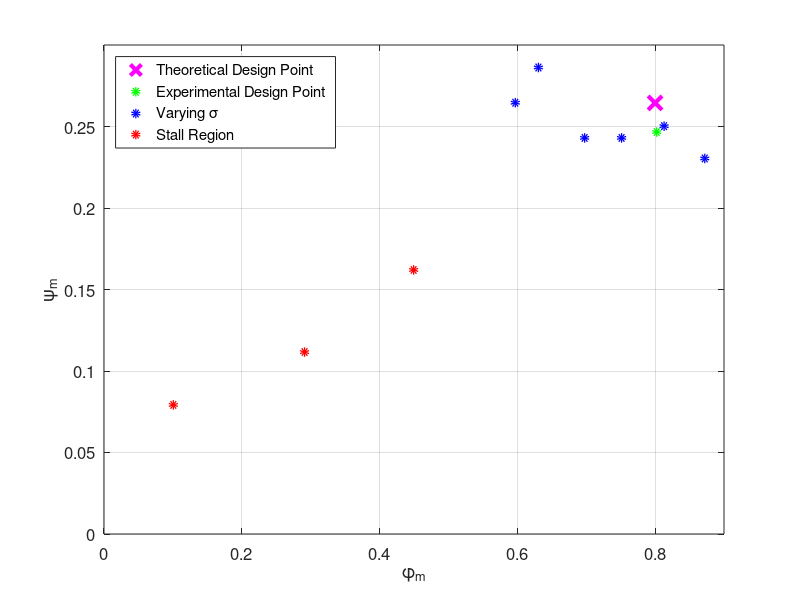

MATLAB code for this plot:
%%% Processing Fan Characteristic Data %%%
% 01/12/2020 - Sam Drury %
% This takes the RPM, Phi, Psi_ts, and Psi_tt data from the EDF, and
% outputs - Phi is varied through changing sigma, exit area ratio

clear; clc; close;
%% INPUTS

% Geometry
rhub = 20/1000; rcas = 60/1000; c = 20/1000;
rm = rms([rhub, rcas]);

% Vortex Exponents
A = -1;
B = -1.5;

%% DATA PREPROCESSING

% Adjusting values to mean line instead of casing values, according to
% vortex exponent
k = rcas/rm;
kphi = k;
kpsi = k^2;

%% DATA ENTRY

phi_design = 0.8; sigma = 1.1;
psi_design = 0.5*(phi_design/sigma)^2;

% Casing values - note psi is total-total
%%% Separate values according to stall, varied sigma, and design %%%
% Stall
% phi_st = [0.07 0.08 0.31 0.31 0.21 0.22 0.31 0.31]*kphi;
% psi_st = [0.037 0.042 0.073 0.074 0.058 0.059 0.081 0.085]*kpsi;
phi_st = [.335 .075 .217]*kphi;
psi_st = [.09 .044 .062]*kpsi;

% Varied sigma
% phi_var = [0.48 0.48 0.52 0.51 0.52 0.54 0.55 0.55 0.43 0.43 0.45 0.45]*kphi;
% psi_var = [0.118 0.118 0.119 0.112 0.106 0.109 0.115 0.115 0.136 0.137 ...
%     0.145 0.143]*kpsi;
phi_var = [.606 .56 .52 .445 .47 .65]*kphi;
psi_var = [.139 .135 .135 .147 .159 .128]*kpsi;

% Design
% phi = [0.52 0.54]*kphi;
% psi = [0.106 0.109]*kpsi;
phi = [.598]*kphi;
psi = [.137]*kpsi;

%% DATA PROCESSING

% Getting characteristic curve!
x = polyfit(phi_var, psi_var, 1);
x1 = linspace(min(phi_var), max(phi_var), length(phi_var));
y = polyval(x, x1);

% % Generating ideal curve
% phi_ideal = linspace(0.1,1,20);
% % 0.7 based on psi = 1 - A*phi, A = tan(beta2)+tan(alpha1)
% psi_ideal = 1 - 0.7.*phi_ideal;%0.5.*(phi_ideal./sigma).^2;

%% PLOTTING

figure(1); hold on; box on; grid on;
plot(phi_design, psi_design, 'mx', 'LineWidth', 3, 'MarkerSize', 10);
plot(phi, psi, 'go', 'LineWidth', 4, 'MarkerSize', 3);
plot(phi_var, psi_var, 'bo', 'LineWidth', 4, 'MarkerSize', 3);
plot(phi_st, psi_st, 'ro', 'LineWidth', 4, 'MarkerSize', 3);

legend('Theoretical Design Point', 'Experimental Design Point', 'Varying \sigma', 'Stall Region', 'Location', 'northwest');
%plot(x1,y, '-k', 'LineWidth', 1);
% plot(phi_ideal, psi_ideal, '-m', 'LineWidth', 3);
xlabel('\phi_m'); ylabel('\psi_m'); xlim([0,.9]); ylim([0,.3]);
set(gca,'FontSize',12)
% x0, y0, width, height
set(gcf, 'units','normalized','outerposition',[0.2 0.2 0.5 0.7]);

exportgraphics(gcf, 'Fan_chic.png', 'Resolution', 600);
